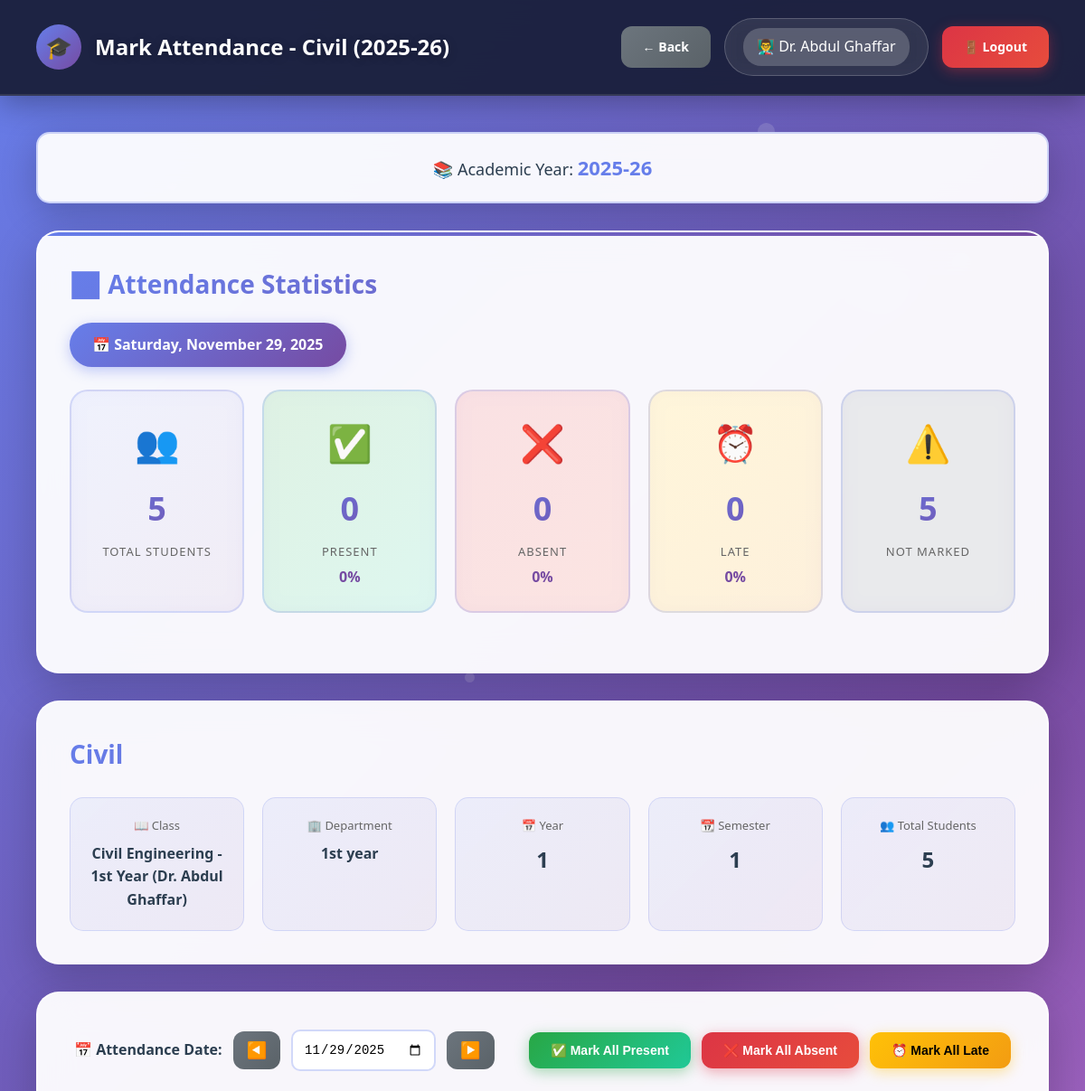
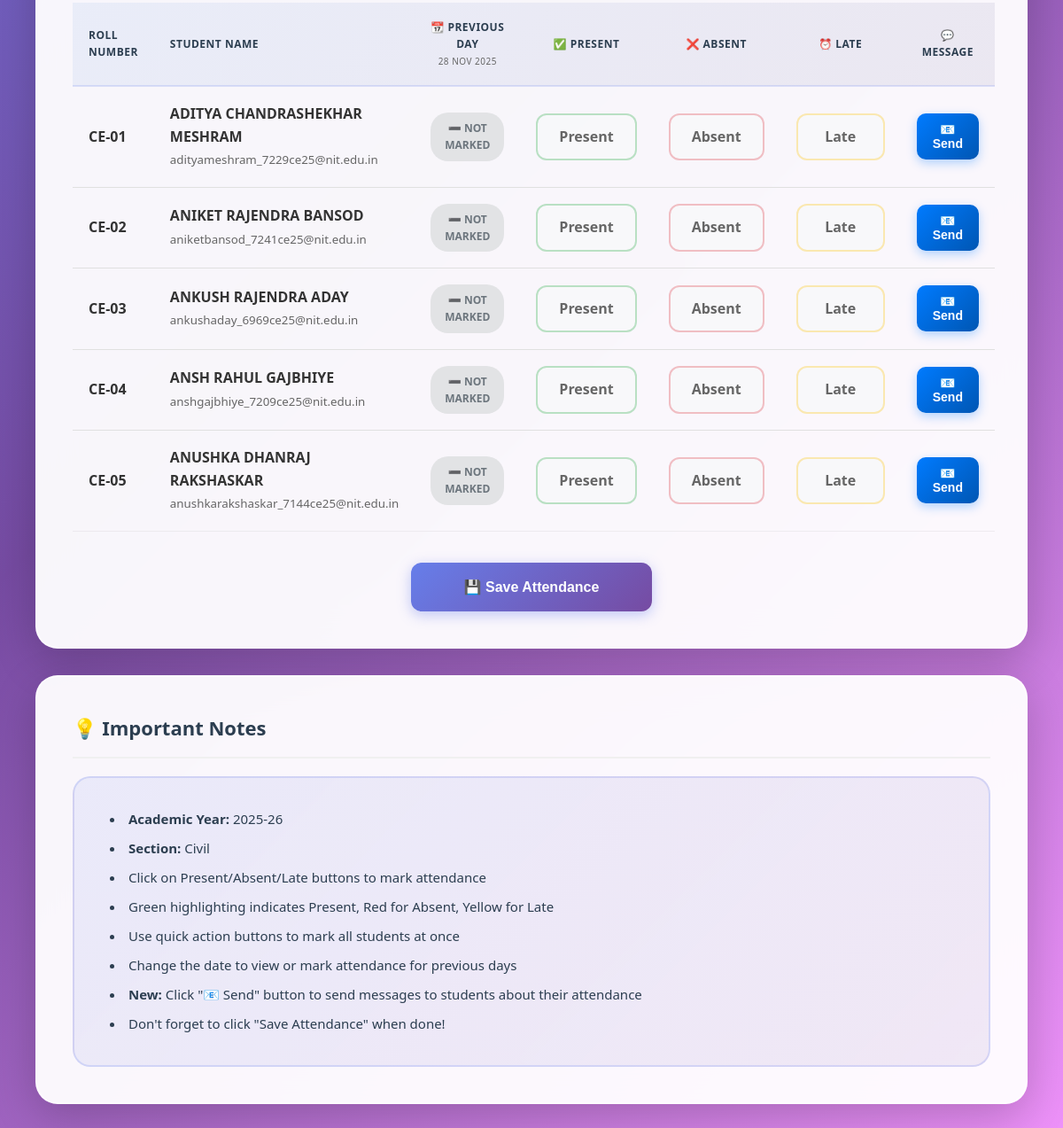
The app's page /teacher/mark_attendance.php?class_id=53 (signed in) with its own data (2 pictures, top to bottom).
### tables this page shows
CREATE TABLE `classes` (
  `id` int(11) NOT NULL,
  `class_name` varchar(100) NOT NULL,
  `department_id` int(11) NOT NULL,
  `year` int(11) NOT NULL,
  `section` varchar(10) NOT NULL,
  `teacher_id` int(11) NOT NULL,
  `semester` int(11) NOT NULL,
  `academic_year` varchar(20) NOT NULL,
  `created_at` timestamp NOT NULL DEFAULT current_timestamp()
);

CREATE TABLE `users` (
  `id` int(11) NOT NULL,
  `username` varchar(50) NOT NULL,
  `password` varchar(255) NOT NULL,
  `full_name` varchar(100) NOT NULL,
  `email` varchar(100) NOT NULL,
  `phone` varchar(15) DEFAULT NULL,
  `photo` varchar(255) DEFAULT NULL,
  `role` enum('admin','hod','teacher') NOT NULL,
  `department_id` int(11) DEFAULT NULL,
  `joining_year` varchar(20) DEFAULT NULL,
  `is_active` tinyint(1) DEFAULT 1,
  `created_at` timestamp NOT NULL DEFAULT current_timestamp()
);

CREATE TABLE `departments` (
  `id` int(11) NOT NULL,
  `dept_name` varchar(100) NOT NULL,
  `dept_code` varchar(20) NOT NULL,
  `hod_id` int(11) DEFAULT NULL,
  `created_at` timestamp NOT NULL DEFAULT current_timestamp()
);

CREATE TABLE `students` (
  `id` int(11) NOT NULL,
  `roll_number` varchar(50) NOT NULL,
  `admission_number` varchar(50) DEFAULT NULL,
  `full_name` varchar(100) NOT NULL,
  `email` varchar(100) NOT NULL,
  `phone` varchar(15) DEFAULT NULL,
  `photo` varchar(255) DEFAULT NULL,
  `password` varchar(255) NOT NULL,
  `department_id` int(11) NOT NULL,
  `class_id` int(11) NOT NULL,
  `year` int(11) NOT NULL,
  `semester` int(11) NOT NULL,
  `admission_year` varchar(10) DEFAULT NULL,
  `is_active` tinyint(1) DEFAULT 1,
  `created_at` timestamp NOT NULL DEFAULT current_timestamp()
);

### teacher/mark_attendance.php (the view, shortened to what the rows shown need)
<?php
require_once '../db.php';
$user = getCurrentUser();
$class_id = isset($_GET['class_id']) ? intval($_GET['class_id']) : 0;
$verify_query = "SELECT c.*, d.dept_name FROM classes c
                 JOIN departments d ON c.department_id = d.id
                 WHERE c.id = ? AND c.teacher_id = ?";
$stmt = $conn->prepare($verify_query);
$stmt->bind_param("ii", $class_id, $user['id']);
$stmt->execute();
$class = $stmt->get_result()->fetch_assoc();
if (isset($_GET['date'])) {
    $attendance_date = sanitize($_GET['date']);
} elseif (isset($_POST['attendance_date'])) {
    $attendance_date = sanitize($_POST['attendance_date']);
} else {
    $attendance_date = date('Y-m-d');
}
$previous_date = date('Y-m-d', strtotime($attendance_date . ' -1 day'));
$students_query = "SELECT s.*,
                   sa.status as today_status, sa.remarks as today_remarks
                   FROM students s
                   LEFT JOIN student_attendance sa ON s.id = sa.student_id
                       AND sa.attendance_date = ? AND sa.class_id = ?
                   WHERE s.class_id = ?
                   AND s.is_active = 1
                   ORDER BY s.roll_number";
$stmt = $conn->prepare($students_query);
$stmt->bind_param("sii", $attendance_date, $class_id, $class_id);
$stmt->execute();
$students = $stmt->get_result();
$total_students = 0;
$students_array = [];
while ($student = $students->fetch_assoc()) {
    $students_array[] = $student;
    $total_students++;
}
$previous_attendance = [];
?>
<!DOCTYPE html>
<html lang="en">
<head>
    <link rel="stylesheet" href="../assets/style.css">
</head>
<body>
    <nav class="navbar">
        <div class="navbar-brand">
            <div class="navbar-logo">🎓</div>
            <h1>Mark Attendance - <?php echo htmlspecialchars($class['section']); ?> (<?php echo htmlspecialchars($class['academic_year']); ?>)</h1>
        </div>
        <div class="user-info">
            <div class="user-profile">
                <span>👨‍🏫 <?php echo htmlspecialchars($user['full_name']); ?></span>
            </div>
        </div>
    </nav>
    <div class="main-content">
        <div class="academic-year-badge">
            📚 Academic Year: <strong><?php echo htmlspecialchars($class['academic_year']); ?></strong>
        </div>
        <div class="stats-card">
            <h2>📊 Attendance Statistics</h2>
        </div>
        <div class="summary-card">
            <h2><?php echo htmlspecialchars($class['section']); ?></h2>
            <div class="summary-stats">
                <div class="summary-stat">
                    <div class="label">📖 Class</div>
                    <div class="number" style="font-size: 16px;"><?php echo htmlspecialchars($class['class_name']); ?></div>
                </div>
                <div class="summary-stat">
                    <div class="label">🏢 Department</div>
                    <div class="number" style="font-size: 16px;"><?php echo htmlspecialchars($class['dept_name']); ?></div>
                </div>
                <div class="summary-stat">
                    <div class="label">📅 Year</div>
                    <div class="number"><?php echo $class['year']; ?></div>
                </div>
                <div class="summary-stat">
                    <div class="label">📆 Semester</div>
                    <div class="number"><?php echo $class['semester']; ?></div>
                </div>
                <div class="summary-stat">
                </div>
            </div>
        </div>
        <div class="table-container">
            <form method="POST" onsubmit="return validateAttendance()">
                <?php if ($total_students > 0): ?>
                    <table>
                        <thead>
                            <tr>
                                <th>Roll Number</th>
                                <th>Student Name</th>
                                <th style="text-align: center;">
                                    📆 Previous Day<br>
                                    <small style="font-weight: normal; color: #666;">
                                        <?php echo date('d M Y', strtotime($previous_date)); ?>
                                    </small>
                                </th>
                                <th style="text-align: center;">✅ Present</th>
                                <th style="text-align: center;">❌ Absent</th>
                                <th style="text-align: center;">⏰ Late</th>
                                <th style="text-align: center;">💬 Message</th>
                            </tr>
                        </thead>
                        <tbody>
                            <?php foreach ($students_array as $student): ?>
                                <tr>
                                    <td>
                                        <strong><?php echo htmlspecialchars($student['roll_number']); ?></strong>
                                    </td>
                                    <td>
                                        <strong><?php echo htmlspecialchars($student['full_name']); ?></strong><br>
                                        <small style="color: #666;"><?php echo htmlspecialchars($student['email']); ?></small>
                                    </td>
                                    <td style="text-align: center;">
                                        <?php
                                        $student_id = $student['id'];
                                        if (isset($previous_attendance[$student_id])) {
                                            $prev_status = $previous_attendance[$student_id];
                                            $status_icon = '';
                                            if ($prev_status == 'present') {
                                                $status_icon = '✅';
                                            } elseif ($prev_status == 'absent') {
                                                $status_icon = '❌';
                                            } elseif ($prev_status == 'late') {
                                                $status_icon = '⏰';
                                            }
                                            echo '<span class="prev-status ' . htmlspecialchars($prev_status) . '">' . $status_icon . ' ' . ucfirst(htmlspecialchars($prev_status)) . '</span>';
                                        } else {
                                            echo '<span class="prev-status not-marked">➖ Not Marked</span>';
                                        }
                                        ?>
                                    </td>
                                    <td style="text-align: center;">
                                        <label class="status-btn present <?php echo ($student['today_status'] == 'present') ? 'active' : ''; ?>">
                                            Present
                                        </label>
                                    </td>
                                    <td style="text-align: center;">
                                        <label class="status-btn absent <?php echo ($student['today_status'] == 'absent') ? 'active' : ''; ?>">
                                            Absent
                                        </label>
                                    </td>
                                    <td style="text-align: center;">
                                        <label class="status-btn late <?php echo ($student['today_status'] == 'late') ? 'active' : ''; ?>">
                                            Late
                                        </label>
                                    </td>
                                    <td style="text-align: center;">
                                        <button type="button"
                                                class="message-btn send-msg"
                                                data-student-id="<?php echo $student['id']; ?>"
                                                onclick="openMessageModal(
                                                    <?php echo $student['id']; ?>,
                                                    '<?php echo htmlspecialchars($student['full_name'], ENT_QUOTES); ?>',
                                                    '<?php echo htmlspecialchars($student['email'], ENT_QUOTES); ?>',
                                                    '<?php echo htmlspecialchars($student['today_status'] ?? 'not_marked', ENT_QUOTES); ?>'
                                                )">
                                            📧 Send
                                        </button>
                                    </td>
                                </tr>
                            <?php endforeach; ?>
                        </tbody>
                    </table>
                <?php else: ?>
                    <div class="alert alert-warning">
                        ⚠️ No students found in this class. Please contact the administrator to assign students to this class.
                    </div>
                <?php endif; ?>
            </form>
        </div>
        <div class="table-container">
            <div class="instructions-box">
                <ul>
                    <li><strong>Academic Year:</strong> <?php echo htmlspecialchars($class['academic_year']); ?></li>
                    <li><strong>Section:</strong> <?php echo htmlspecialchars($class['section']); ?></li>
                    <li>Click on Present/Absent/Late buttons to mark attendance</li>
                    <li>Green highlighting indicates Present, Red for Absent, Yellow for Late</li>
                    <li>Use quick action buttons to mark all students at once</li>
                    <li>Change the date to view or mark attendance for previous days</li>
                    <li><strong>New:</strong> Click "📧 Send" button to send messages to students about their attendance</li>
                    <li>Don't forget to click "Save Attendance" when done!</li>
                </ul>
            </div>
        </div>
    </div>
</body>
</html>

### records on screen
classes: section "Civil", academic_year "2025-26", class_name "Civil Engineering - 1st Year (Dr. Abdul Ghaffar)", department.dept_name "1st year", year "1", semester "1"
users: full_name "Dr. Abdul Ghaffar"
students: roll_number "CE-01", full_name "ADITYA CHANDRASHEKHAR MESHRAM", email "adityameshram_7229ce25@nit.edu.in", shows "➖ NOT MARKED"
students: roll_number "CE-02", full_name "ANIKET RAJENDRA BANSOD", email "aniketbansod_7241ce25@nit.edu.in", shows "➖ NOT MARKED"
students: roll_number "CE-03", full_name "ANKUSH RAJENDRA ADAY", email "ankushaday_6969ce25@nit.edu.in", shows "➖ NOT MARKED"
students: roll_number "CE-04", full_name "ANSH RAHUL GAJBHIYE", email "anshgajbhiye_7209ce25@nit.edu.in", shows "➖ NOT MARKED"
students: roll_number "CE-05", full_name "ANUSHKA DHANRAJ RAKSHASKAR", email "anushkarakshaskar_7144ce25@nit.edu.in", shows "➖ NOT MARKED"

### other values on screen
date('l, F j, Y', strtotime($attendance_date)) "Saturday, November 29, 2025"
$total_students "5"
$present_count "0"
$present_percentage "0"
$absent_count "0"
$absent_percentage "0"
$late_count "0"
$late_percentage "0"
$not_marked "5"
date('d M Y', strtotime($previous_date)) "28 NOV 2025"
